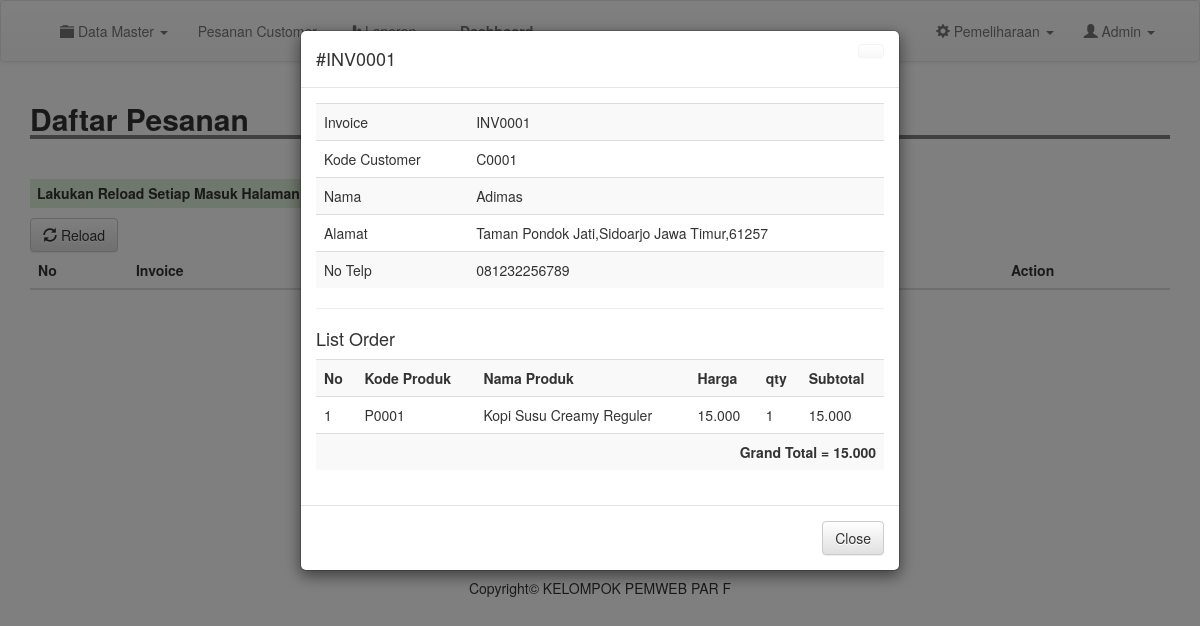
Screenshot of /admin/detailorder.php?inv=INV0001&cs=C0001 (signed in) with the database file from the repository.
### tables this page shows
CREATE TABLE `produksi` (
  `id_order` int(11) NOT NULL,
  `invoice` varchar(200) NOT NULL,
  `kode_customer` varchar(200) NOT NULL,
  `kode_produk` varchar(200) NOT NULL,
  `nama_produk` varchar(200) NOT NULL,
  `qty` int(11) NOT NULL,
  `harga` int(11) NOT NULL,
  `status` varchar(200) NOT NULL,
  `tanggal` date NOT NULL,
  `provinsi` varchar(200) NOT NULL,
  `kota` varchar(200) NOT NULL,
  `alamat` varchar(200) NOT NULL,
  `kode_pos` varchar(200) NOT NULL,
  `terima` varchar(200) NOT NULL,
  `tolak` varchar(200) NOT NULL,
  `cek` int(11) NOT NULL
);

CREATE TABLE `customer` (
  `kode_customer` varchar(100) NOT NULL,
  `nama` varchar(100) NOT NULL,
  `email` varchar(100) NOT NULL,
  `username` varchar(100) NOT NULL,
  `password` varchar(100) NOT NULL,
  `telp` varchar(200) NOT NULL
);

### admin/detailorder.php (the view, shortened to what this page needs)
<?php
include 'header.php';
$invoices = $_GET['inv'];
$d_order = mysqli_query($conn, "SELECT * FROM produksi WHERE invoice = '$invoices'");
$t_order = mysqli_fetch_assoc($d_order);
$cs = mysqli_query($conn, "SELECT * FROM customer WHERE kode_customer = '".$t_order['kode_customer']."'");
$t_cs = mysqli_fetch_assoc($cs);
?>
<div class="container">
	<h2 style=" width: 100%; border-bottom: 4px solid gray"><b>Daftar Pesanan</b></h2>
	<br>
	<h5 class="bg-success" style="padding: 7px; width: 710px; font-weight: bold;"><marquee>Lakukan Reload Setiap Masuk Halaman ini, untuk menghindari terjadinya kesalahan data dan informasi</marquee></h5>
	<a href="produksi.php" class="btn btn-default"><i class="glyphicon glyphicon-refresh"></i> Reload</a>
	<table class="table table-striped">
		<thead>
			<tr>
				<th scope="col">No</th>
				<th scope="col">Invoice</th>
				<th scope="col">Kode Customer</th>
				<th scope="col">Status</th>
				<th scope="col">Tanggal</th>
				<th scope="col">Action</th>
			</tr>
		</thead>
		</table>
	<button type="hidden" data-toggle="modal" data-target="#myModal" id="btn" style="background-color: #fff; border: #fff;">
	</button>
	<div class="modal fade" id="myModal" tabindex="-1" role="dialog" aria-labelledby="myModalLabel">
		<div class="modal-dialog" role="document">
			<div class="modal-content">
				<div class="modal-header">
					<a href="m_produk.php" class="btn btn-default close"></a>
					<h4 class="modal-title" id="myModalLabel">#<?= $t_order['invoice']; ?></h4>
				</div>
				<div class="modal-body">
					<table class="table table-striped">
						<tr>
							<td>Invoice</td>
							<td><?= $t_order['invoice']; ?></td>
						</tr>
						<tr>
							<td>Kode Customer</td>
							<td><?= $t_order['kode_customer']; ?></td>
						</tr>
						<tr>
							<td>Nama</td>
							<td><?= $t_cs['nama']; ?></td>
						</tr>
						<tr>
							<td>Alamat</td>
							<td><?php echo  $t_order['alamat'].",".$t_order['kota']." ".$t_order['provinsi'].",".$t_order['kode_pos']; ?></td>
						</tr>
						<tr>
							<td>No Telp</td>
							<td><?= $t_cs['telp']; ?></td>
						</tr>
					</table>
					<hr>
					<h4>List Order</h4>
					<table class="table table-striped">
						<tr>
							<th>No</th>
							<th>Kode Produk</th>
							<th>Nama Produk</th>
							<th>Harga</th>
							<th>qty</th>
							<th>Subtotal</th>
						</tr>
					<?php
						$order = mysqli_query($conn, "SELECT * FROM produksi WHERE invoice = '$invoices'");
						$no = 1;
						$grand = 0;
						while ($list = mysqli_fetch_assoc($order)) {
					 ?>
						<tr>
							<td><?= $no;  ?></td>
							<td><?= $list['kode_produk']; ?></td>
							<td><?= $list['nama_produk']; ?></td>
							<td><?= number_format($list['harga'], 0, ".", ".");  ?></td>
							<td><?= $list['qty'];  ?></td>
							<td><?= number_format($list['harga']*$list['qty'], 0, ".", ".");  ?></td>
						</tr>
					<?php
						$sub = $list['harga'] * $list['qty'];
						$grand += $sub;
						$no++;
						}
					 ?>
						<tr>
							<td colspan="6" class="text-right"><b>Grand Total = <?= number_format($grand, 0, ".", ".");  ?></b></td>
						</tr>
					</table>
				</div>
				<div class="modal-footer">
					<a href="produksi.php" class="btn btn-default">Close</a>
				</div>
			</div>
		</div>
	</div>
	</div>
	<br>
	<br>
	<br>
	<br>
	<br>
	<br>
	<br>
	<br>
	<br>
	<br>
	<br>
	<br>
	<?php
	include 'footer.php';
	?>

### css/style.css (style rules this page uses)
body { margin:0; padding: 0; }

### rows the page displays
produksi: invoice "INV0001", kode_customer "C0001", alamat "Taman Pondok Jati", kota "Sidoarjo", provinsi "Jawa Timur", kode_pos "61257", kode_produk "P0001", nama_produk "Kopi Susu Creamy Reguler", harga "15.000", qty "1", $list['harga']*$list['qty'] "15.000"
customer: nama "Adimas", telp "081232256789"

### other values shown
$grand "15.000"
